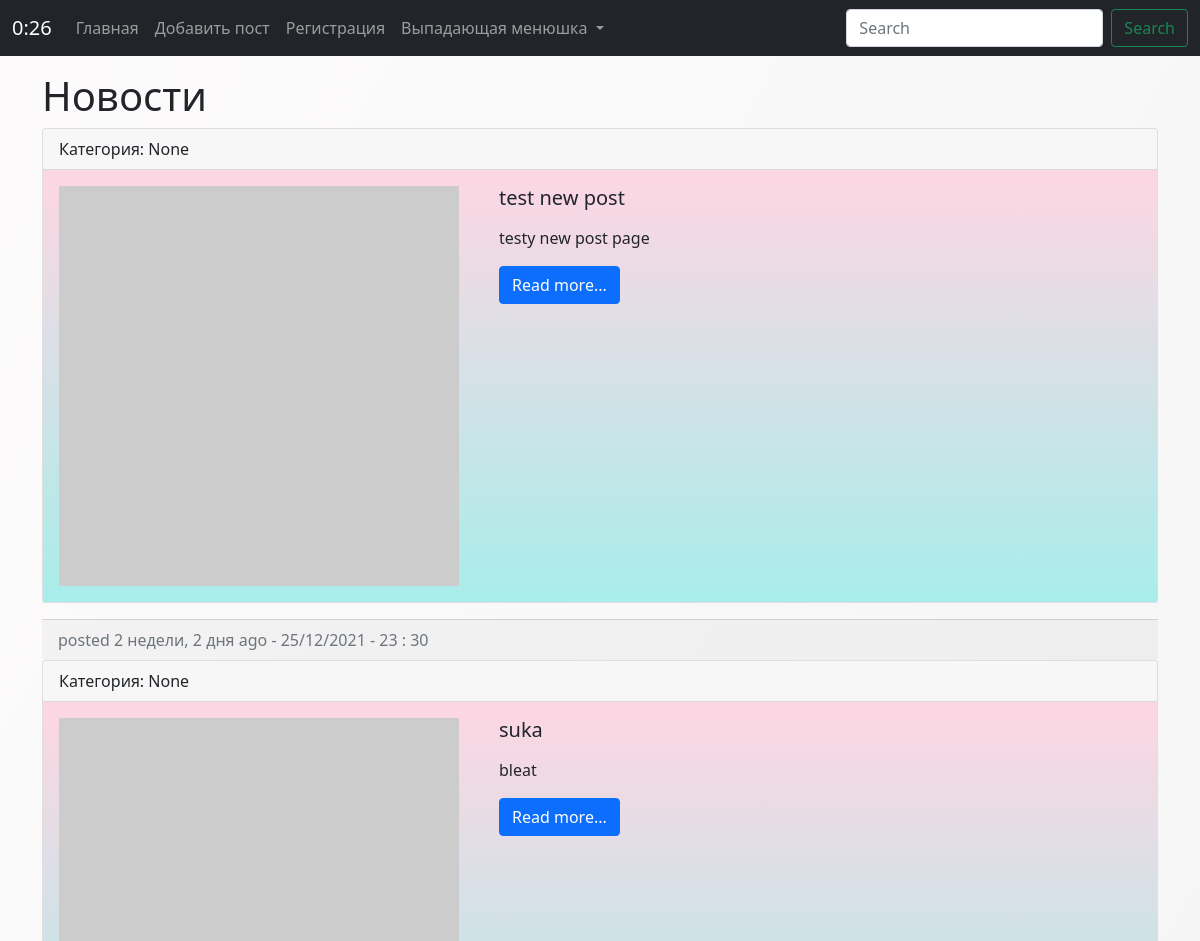
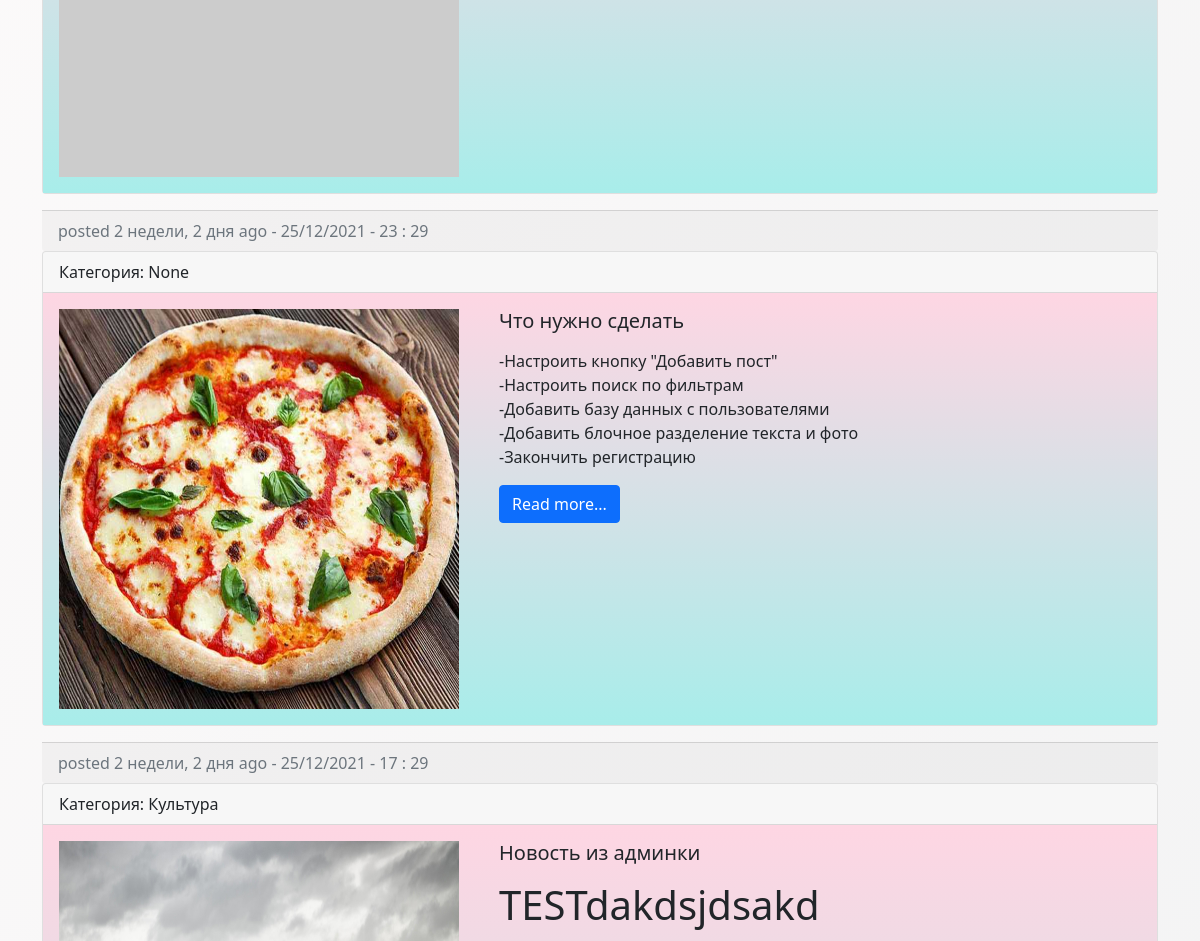
The app's page / (upper part), older data (2 pictures, top to bottom).
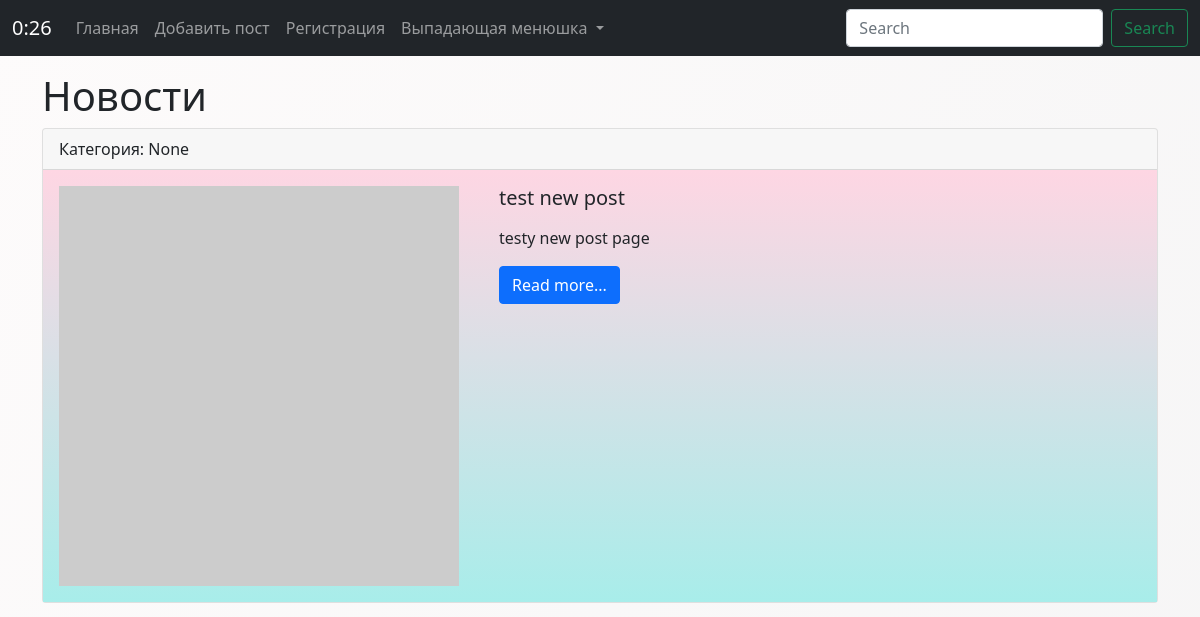
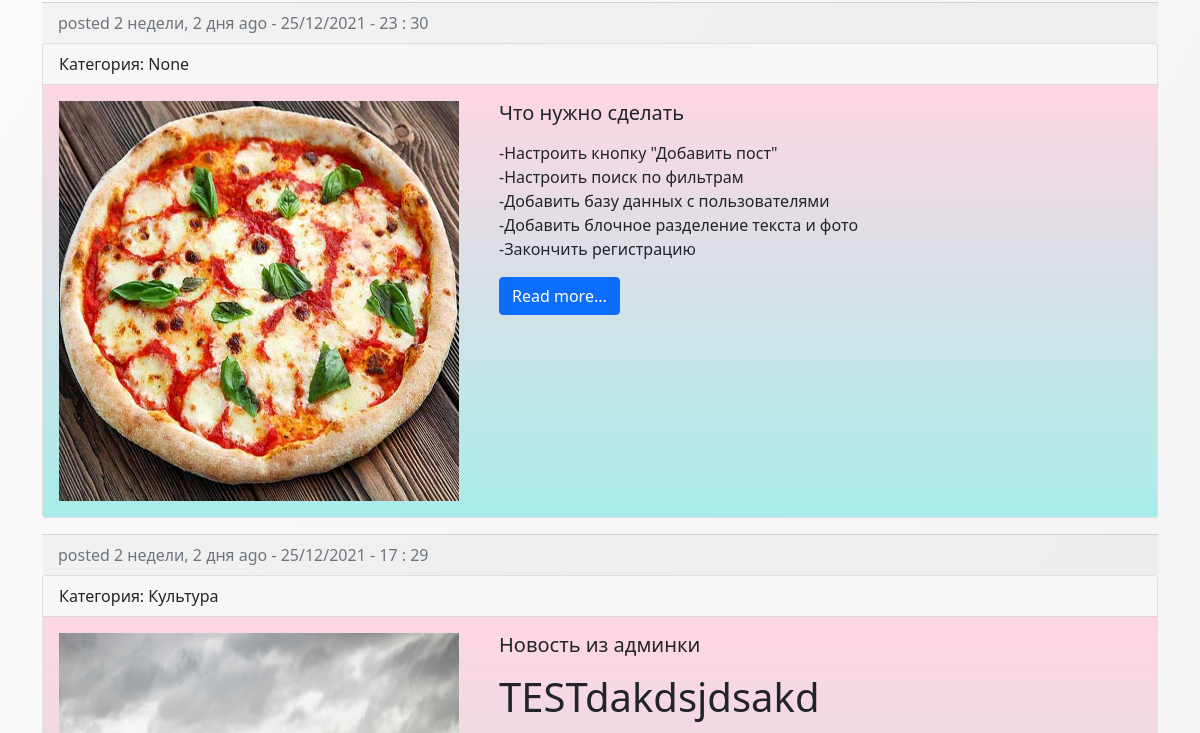
The same page, newer data (2 pictures, top to bottom).
### news/models.py (models this page shows, shortened)
class News(models.Model):
    title = models.CharField(max_length=150, verbose_name='Заголовок')
    content = models.TextField(blank=True, verbose_name='Содержание')  # Blank - необязательное поле для заполнения можно не заполнять
    created_at = models.DateTimeField(auto_now_add=True, verbose_name='Дата создания')
    updated_at = models.DateTimeField(auto_now=True, verbose_name='Дата обновления')
    photo = models.ImageField(upload_to='photos/%Y/%m/%d/', blank=True, verbose_name='Фото')  # только изображение
    is_published = models.BooleanField(default=True, verbose_name='Статус публикации')
    category = models.ForeignKey('Category', on_delete=models.PROTECT, null=True, blank=True, verbose_name='Категория')  # PROTECT обеспечивает защиту от удаления
    class Meta:
        verbose_name = 'Новость'
        verbose_name_plural = 'Новости'
        ordering = ['-created_at']  # влияет на views приложения

class Category(models.Model):
    title = models.CharField(max_length=150, verbose_name='Категория', db_index=True)
    def __str__(self):
        return self.title
    class Meta:
        verbose_name = 'Категория'
        verbose_name_plural = 'Категории'
        ordering = ['title']  # влияет на views приложения

### news/views.py (the view)
# urls.py: path('', index),
def index(request):
    news = [x for x in News.objects.all() if x.is_published]
    context = {
        'news': news,
        'title': 'Новости',
    }
    return render(request, template_name='news/index.html', context=context)

### news/templates/news/index.html (shortened to what this page needs)
<!doctype html>
<html lang="en">
<head>
    <link href="https://cdn.jsdelivr.net/npm/bootstrap@5.1.3/dist/css/bootstrap.min.css" rel="stylesheet"
>
</head>
<body style="background-image: linear-gradient(120deg, #fdfbfb 0%, #ebedee 100%);">
    <nav class="navbar navbar-expand-lg navbar-dark bg-dark">
        <div class="container-fluid">
            <a class="navbar-brand">{% now "G:i" %}</a>
            <div class="collapse navbar-collapse" id="navbarSupportedContent">
                <ul class="navbar-nav me-auto mb-2 mb-lg-0">
                    <li class="nav-item">
                        <a class="nav-link" href="/">Главная</a>
                    </li>
                    <li class="nav-item">
                        <a class="nav-link" href="/new_post">Добавить пост</a>
                    </li>
                    <li class="nav-item">
                        <a class="nav-link" href="/registration">Регистрация</a>
                    </li>
                    <li class="nav-item dropdown">
                        <a class="nav-link dropdown-toggle" href="#" id="navbarDropdown" role="button"
                           data-bs-toggle="dropdown" aria-expanded="false">
                            Выпадающая менюшка
                        </a>
                </ul>
                <form class="d-flex">
                    <input class="form-control me-2" type="search" placeholder="Search" aria-label="Search">
                    <button class="btn btn-outline-success" type="submit">Search</button>
                </form>
            </div>
        </div>
    </nav>
    <div class="container mt-3">
        <h1>{{ title }}</h1>
        <div class="'row">
           {% for item in news %}
            <div class="col-md-12">
                <div class="card mb-3">
                    <div class="card-header">
                        Категория: {{ item.category }}
                    </div>
                    <div class="card-body" style="background-image: linear-gradient(to top, #a8edea 0%, #fed6e3 100%);">
                        <div class="wrapper">
                            <div class="left_block" style="width: 400px; float: left;">
                                <div class="media">
                                {% if item.photo %}
                                    <img src="{{ item.photo.url }}" alt="" width="400px" height="400px" class="mr-3">
                                {% else %}
                                    <img src="https://picsum.photos/id/1084/500/500?grayscale" alt="" width="400px" height="400px"  class="mr-3">
                                {% endif %}
                                </div>
                            </div>
                            <div class="right_block" style="width: 500px; float: left; margin-left: 40px;">
                                <div class="media-body">
                                    <h5 class="card-title">{{ item.title }}</h5>
                                    <p class="card-text">{{ item.content|safe|linebreaks|truncatewords:200 }}</p>
                                    <a href="#" class="btn btn-primary">Read more...</a>
                                </div>
                            </div>
                        </div>
                    </div>
                </div>
                <div class="card-footer text-muted">
                    posted {{ item.created_at|timesince }} ago - {{ item.created_at|date:"d/m/Y - H : i" }}
                </div>
            </div>
            {% endfor %}
        </div>
    </div>
</body>
</html>

Row changes from the older to the newer data that the page shows:
no longer on this page (row edited): News: category "None", title "suka", content "bleat", created_at "2 недели, 2 дня", created_at "25/12/2021 - 23 : 29"
